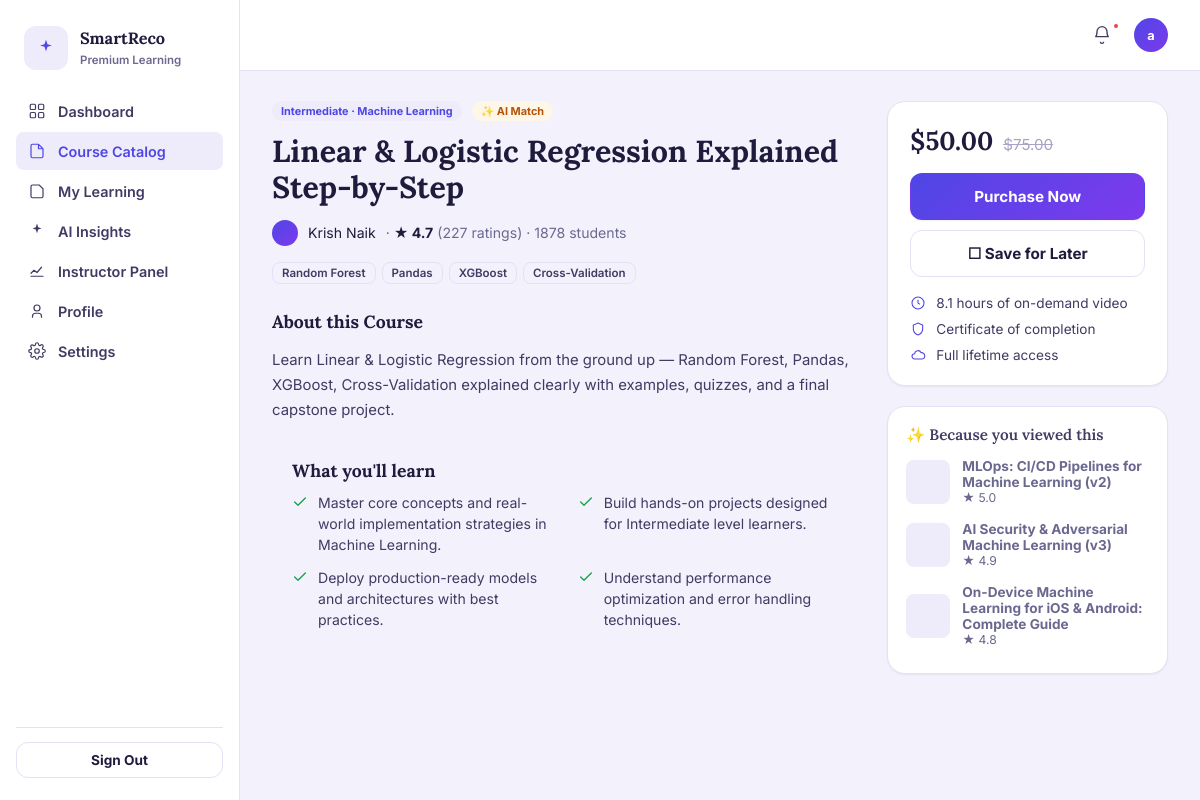
The app's page /products/2 (signed in) with its own data.
### database/models.py (models this page shows, shortened)
class User(Base):
    __tablename__ = "users"
    id = Column(Integer, primary_key=True, index=True)
    name = Column(String, nullable=True)
    email = Column(String, unique=True, index=True, nullable=False)
    password_hash = Column(String, nullable=False)
    role = Column(String, default="user", nullable=False)  # Backward compatibility: "user" | "admin"
    active_mode = Column(String, default="student", nullable=False)  # "student" | "instructor"
    interests = Column(String, nullable=True)  # comma-separated e.g. "AI/ML,Backend"
    interests_updated_at = Column(DateTime(timezone=True), nullable=True)
    experience_level = Column(String, nullable=True)  # "Beginner" | "Intermediate" | "Advanced"
    avatar_url = Column(String, nullable=True)
    created_at = Column(DateTime(timezone=True), server_default=func.now())
    updated_at = Column(DateTime(timezone=True), onupdate=func.now())
    profile = relationship("UserProfile", back_populates="user", uselist=False, cascade="all, delete-orphan")
    courses = relationship("Product", back_populates="instructor", foreign_keys="Product.instructor_id")
    enrollments = relationship("Enrollment", back_populates="user", cascade="all, delete-orphan")
    wishlists = relationship("Wishlist", back_populates="user", cascade="all, delete-orphan")
    events = relationship("Event", back_populates="user", cascade="all, delete-orphan")
    recommendations = relationship("Recommendation", back_populates="user", cascade="all, delete-orphan")

class Product(Base):
    __tablename__ = "products"
    id = Column(Integer, primary_key=True, index=True)
    title = Column(String, nullable=False, index=True)
    slug = Column(String, nullable=True, index=True)
    description = Column(Text, nullable=False)
    category = Column(String, nullable=False, index=True)
    category_id = Column(Integer, ForeignKey("categories.id", ondelete="SET NULL"), nullable=True)
    skills = Column(String, nullable=True)
    price = Column(Float, default=0.0, index=True)
    level = Column(String, nullable=True, index=True)  # "Beginner" | "Intermediate" | "Advanced"
    instructor_id = Column(Integer, ForeignKey("users.id", ondelete="SET NULL"), nullable=True, index=True)
    instructor_name = Column(String, nullable=True, index=True)
    rating = Column(Float, nullable=True, default=0.0, index=True)
    num_ratings = Column(Integer, nullable=True, default=0)
    enrolled_students = Column(Integer, nullable=True, default=0)
    duration_hours = Column(Float, nullable=True, default=0.0)
    status = Column(String, default="active", nullable=False, index=True)  # "active" | "draft" | "archived"
    created_at = Column(DateTime(timezone=True), server_default=func.now())
    updated_at = Column(DateTime(timezone=True), onupdate=func.now())
    instructor = relationship("User", back_populates="courses", foreign_keys=[instructor_id])
    reviews = relationship("Review", back_populates="product", cascade="all, delete-orphan")
    learning_outcomes = relationship("CourseLearningOutcome", back_populates="product", cascade="all, delete-orphan")

### routers/products.py (the view)
@router.get("/course-details", response_class=HTMLResponse)
@router.get("/products/{product_id}", response_class=HTMLResponse)
def product_detail(request: Request, product_id: Optional[int] = None, id: Optional[int] = None, db: Session = Depends(get_db)):
    user = get_current_user(request, db)
    if not user:
        return RedirectResponse("/login", status_code=302)
    target_id = product_id or id
    if not target_id:
        first_product = db.query(Product).order_by(Product.id).first()
        target_id = first_product.id if first_product else 1
    product = product_service.get_product(db, target_id)
    if not product:
        return RedirectResponse("/catalog", status_code=302)
    related = product_service.semantic_search_products(db, product.category, top_k=3)
    related = [r for r in related if r.id != product.id]
    wishlist_ids = product_service.get_user_wishlist_product_ids(db, user.id)
    is_saved = product.id in wishlist_ids
    enrolled = db.query(Enrollment).filter(
        Enrollment.user_id == user.id, Enrollment.product_id == product.id
    ).first()
    return templates.TemplateResponse(
        request,
        "course-details.html",
        {
            "user": user,
            "active_page": "catalog",
            "product": product,
            "related_products": related,
            "is_saved": is_saved,
            "is_enrolled": bool(enrolled),
        },
    )

### templates/course-details.html (shortened to what this page needs)
{% extends "base.html" %}
{% block content %}
<div class="sr-details-grid">
  <div>
    <div class="sr-details-meta">
      <span class="sr-badge">{{ product.level or 'All Levels' }} · {{ product.category }}</span>
      <span class="sr-badge sr-badge-ai">✨ AI Match</span>
    </div>
    <h1 class="sr-details-title">{{ product.title }}</h1>
    <div class="sr-instructor-row">
      <span class="sr-instructor-avatar"></span>
      <span>{{ product.instructor_name or 'Dr. Eleanor Vance' }}</span>
      <span class="sr-rating-inline">· <strong>★ {{ "%.1f"|format(product.rating or 4.9) }}</strong> ({{ product.num_ratings or 12450 }} ratings) · {{ product.enrolled_students or 145000 }} students</span>
    </div>
    <div class="sr-chip-row" style="margin-bottom:22px">
      {% if product.skills %}
        {% for skill in product.skills.split(',') %}
        <span class="sr-chip">{{ skill.strip() }}</span>
        {% endfor %}
      {% else %}
        <span class="sr-chip">Python</span>
        <span class="sr-chip">Machine Learning</span>
        <span class="sr-chip">Data Modeling</span>
      {% endif %}
    </div>
    <div class="sr-details-body">
      <h3>About this Course</h3>
      <p>{{ product.description }}</p>
      <div class="sr-learn-box">
        <h3 style="margin-top:0">What you'll learn</h3>
        <ul class="sr-learn-grid">
          <li><svg width="16" height="16" viewBox="0 0 24 24" fill="none"><path d="M4 12l5 5L20 6" stroke="currentColor" stroke-width="2" stroke-linecap="round" stroke-linejoin="round"/></svg> Master core concepts and real-world implementation strategies in {{ product.category }}.</li>
          <li><svg width="16" height="16" viewBox="0 0 24 24" fill="none"><path d="M4 12l5 5L20 6" stroke="currentColor" stroke-width="2" stroke-linecap="round" stroke-linejoin="round"/></svg> Build hands-on projects designed for {{ product.level or 'all' }} level learners.</li>
          <li><svg width="16" height="16" viewBox="0 0 24 24" fill="none"><path d="M4 12l5 5L20 6" stroke="currentColor" stroke-width="2" stroke-linecap="round" stroke-linejoin="round"/></svg> Deploy production-ready models and architectures with best practices.</li>
          <li><svg width="16" height="16" viewBox="0 0 24 24" fill="none"><path d="M4 12l5 5L20 6" stroke="currentColor" stroke-width="2" stroke-linecap="round" stroke-linejoin="round"/></svg> Understand performance optimization and error handling techniques.</li>
        </ul>
      </div>
    </div>
  </div>
  <div>
    <div class="sr-card sr-buy-card">
      <div class="sr-price-row">
        <span class="sr-price-now">{% if product.price == 0 %}Free{% else %}${{ "%.2f"|format(product.price) }}{% endif %}</span>
        {% if product.price > 0 %}
        <span class="sr-price-was">${{ "%.2f"|format(product.price * 1.5) }}</span>
        {% endif %}
      </div>
      {% if is_enrolled %}
      <button class="sr-btn sr-btn-primary sr-btn-block" disabled>Already Enrolled</button>
      {% else %}
      <button class="sr-btn sr-btn-primary sr-btn-block" id="enrollBtn" data-sr-track-click data-product-id="{{ product.id }}" data-source="course_enroll_cta">Purchase Now</button>
      {% endif %}
      <div style="height:10px"></div>
      <button class="sr-btn sr-btn-secondary sr-btn-block {% if is_saved %}is-active{% endif %}" id="saveBtn">
        {% if is_saved %}★ Saved for Later{% else %}☐ Save for Later{% endif %}
      </button>
      <ul class="sr-meta-list">
        <li><svg width="16" height="16" viewBox="0 0 24 24" fill="none"><circle cx="12" cy="12" r="9" stroke="currentColor" stroke-width="1.6"/><path d="M12 7v5l3 2" stroke="currentColor" stroke-width="1.6"/></svg> {{ product.duration_hours or 40 }} hours of on-demand video</li>
        <li><svg width="16" height="16" viewBox="0 0 24 24" fill="none"><path d="M12 3l7 3v6c0 4.5-3 7.5-7 9-4-1.5-7-4.5-7-9V6l7-3z" stroke="currentColor" stroke-width="1.6"/></svg> Certificate of completion</li>
        <li><svg width="16" height="16" viewBox="0 0 24 24" fill="none"><path d="M7 18a4 4 0 010-8 5 5 0 019.6-1.5A4.5 4.5 0 0118 18H7z" stroke="currentColor" stroke-width="1.6"/></svg> Full lifetime access</li>
      </ul>
    </div>
    <div class="sr-card sr-related-card">
      <h3 class="sr-eyebrow" style="margin:0 0 6px">✨ Because you viewed this</h3>
      {% for r in related_products %}
      <a class="sr-related-item" href="/course-details?id={{ r.id }}" data-sr-track-click data-product-id="{{ r.id }}" data-source="related">
        <span class="sr-related-thumb"></span>
        <span><strong>{{ r.title }}</strong><span>★ {{ "%.1f"|format(r.rating or 4.8) }}</span></span>
      </a>
      {% endfor %}
    </div>
  </div>
</div>
{% endblock %}

### templates/base.html (shortened to what this page needs)
<!DOCTYPE html>
<html lang="en">
<head>
<link rel="stylesheet" href="/static/styles.css">
</head>
<body>
<div class="sr-app">
  {% if user %}
  <aside class="sr-sidebar">
    <div class="sr-sidebar-brand">
      <div class="sr-brand-mark">
        <svg width="20" height="20" viewBox="0 0 24 24" fill="none"><path d="M12 2l1.8 5.6L19 9l-5.2 1.4L12 16l-1.8-5.6L5 9l5.2-1.4L12 2z" fill="currentColor"/></svg>
      </div>
      <div class="sr-sidebar-brand-text">
        <b>SmartReco</b>
        <span>Premium Learning</span>
      </div>
    </div>
    <nav class="sr-nav">
      <a class="sr-nav-item {% if active_page == 'dashboard' %}is-active{% endif %}" href="/dashboard">
        Dashboard
      </a>
      <a class="sr-nav-item {% if active_page == 'catalog' %}is-active{% endif %}" href="/catalog">
        <svg width="18" height="18" viewBox="0 0 24 24" fill="none"><path d="M4 5a2 2 0 012-2h8l6 6v10a2 2 0 01-2 2H6a2 2 0 01-2-2V5z" stroke="currentColor" stroke-width="1.6"/><path d="M14 3v6h6" stroke="currentColor" stroke-width="1.6"/></svg>
        Course Catalog
      </a>
      <a class="sr-nav-item {% if active_page == 'my_learning' %}is-active{% endif %}" href="/my-learning">
        <svg width="18" height="18" viewBox="0 0 24 24" fill="none"><path d="M4 19V6a2 2 0 012-2h9l5 5v10a2 2 0 01-2 2H6a2 2 0 01-2-2z" stroke="currentColor" stroke-width="1.6"/></svg>
        My Learning
      </a>
      <a class="sr-nav-item {% if active_page == 'ai_insights' %}is-active{% endif %}" href="/ai-insights">
        <svg width="18" height="18" viewBox="0 0 24 24" fill="none"><path d="M12 2l1.6 4.9L18 8.5l-4.4 1.6L12 15l-1.6-4.9L6 8.5l4.4-1.6L12 2z" fill="currentColor"/></svg>
        AI Insights
      </a>
      {% set curr_mode = user.active_mode if user and user.active_mode else (request.session.get('active_mode', 'student') if request else 'student') %}
      {% if curr_mode == 'instructor' or (user and user.role == 'admin') %}
      <a class="sr-nav-item {% if active_page == 'admin' %}is-active{% endif %}" href="/admin">
        <svg width="18" height="18" viewBox="0 0 24 24" fill="none"><path d="M4 19h16M4 15l4-4 4 3 6-7" stroke="currentColor" stroke-width="1.6" stroke-linecap="round" stroke-linejoin="round"/></svg>
        Instructor Panel
      </a>
      {% endif %}
      <a class="sr-nav-item {% if active_page == 'profile' %}is-active{% endif %}" href="/profile">
        <svg width="18" height="18" viewBox="0 0 24 24" fill="none"><circle cx="12" cy="8" r="4" stroke="currentColor" stroke-width="1.6"/><path d="M6 21v-2a4 4 0 014-4h4a4 4 0 014 4v2" stroke="currentColor" stroke-width="1.6"/></svg>
        Profile
      </a>
      <a class="sr-nav-item {% if active_page == 'settings' %}is-active{% endif %}" href="/settings">
        Settings
      </a>
    </nav>
    <div class="sr-sidebar-foot">
      <form action="/logout" method="POST">
        <button type="submit" class="sr-btn sr-btn-secondary sr-btn-block sr-btn-sm">Sign Out</button>
      </form>
    </div>
  </aside>
  <div>
    <header class="sr-topbar">
      <div class="sr-topbar-actions">
        <button class="sr-icon-btn" aria-label="Notifications"><span class="dot"></span>
          <svg width="20" height="20" viewBox="0 0 24 24" fill="none"><path d="M6 8a6 6 0 0112 0c0 5 2 6 2 6H4s2-1 2-6z" stroke="currentColor" stroke-width="1.6"/><path d="M10 20a2 2 0 004 0" stroke="currentColor" stroke-width="1.6"/></svg>
        </button>
        <div class="user-menu" style="position:relative;">
          <div class="sr-avatar" style="cursor:pointer;" onclick="toggleDropdown(event)">{{ user.name[0] if user and user.name else (user.email[0]|upper if user and user.email else 'U') }}</div>
        </div>
      </div>
    </header>
    <main class="sr-main">
      {% block content %}{% endblock %}
    </main>
  </div>
  {% else %}
    {% block unauth_content %}{% endblock %}
  {% endif %}
</div>
</body>
</html>

### records on screen
User: name "a"
Product: level "Intermediate", category "Machine Learning", title "Linear & Logistic Regression Explained Step-by-Step", instructor_name "Krish Naik", rating "4.7", num_ratings "227", enrolled_students "1878", description "Learn Linear & Logistic Regression from the ground up — Random Forest, Pandas, XGBoost, Cross-Validation explained clearly with examples, quizzes, and a final capstone project.", price "50.00", product.price*1.5 "75.00", duration_hours "8.1"
Product: title "MLOps: CI/CD Pipelines for Machine Learning (v2)", rating "5.0"
Product: title "AI Security & Adversarial Machine Learning (v3)", rating "4.9"
Product: title "On-Device Machine Learning for iOS & Android: Complete Guide", rating "4.8"

### other values on screen
{{ skill.strip() }} "Random Forest" "Pandas" "XGBoost" "Cross-Validation"
